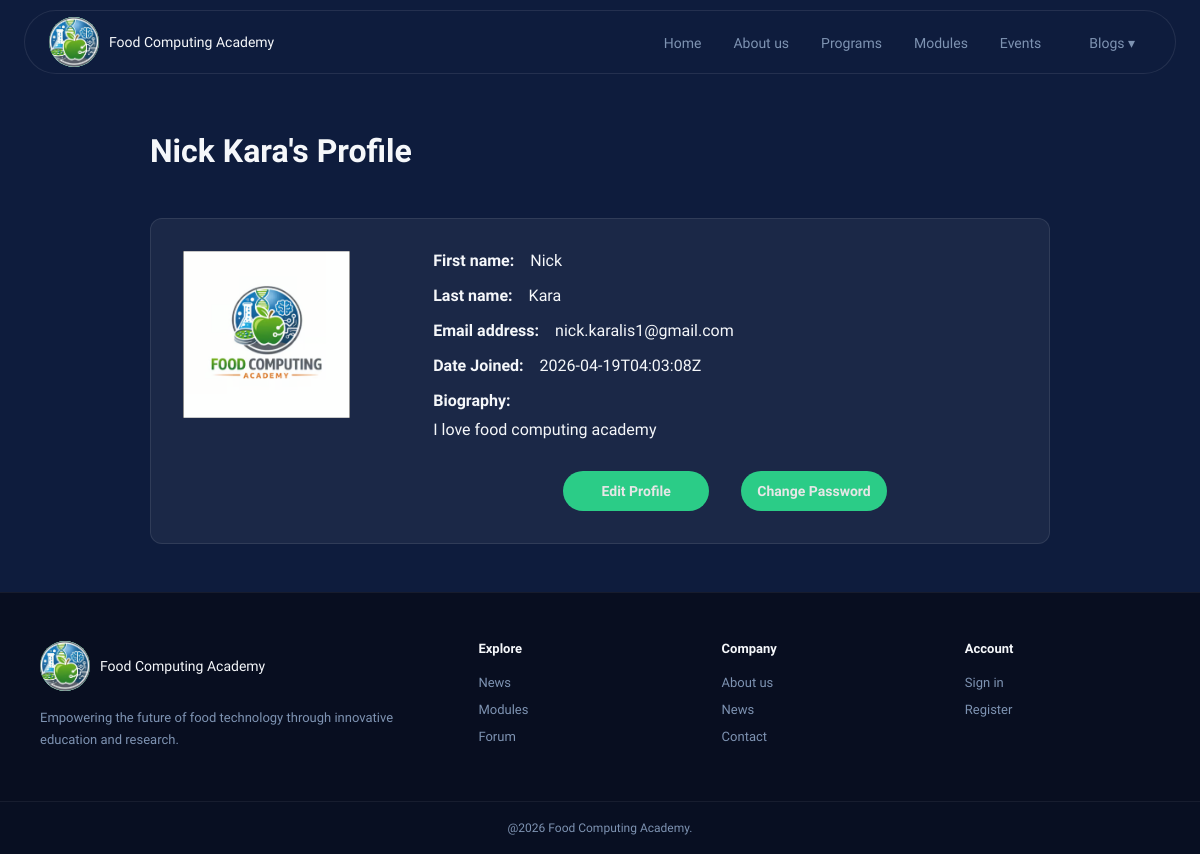
Page /profile/2 (signed in) on the committed database.
### tables this page shows
CREATE TABLE users (
    id              INTEGER PRIMARY KEY AUTOINCREMENT,
    role            TEXT    NOT NULL DEFAULT 'regular' CHECK (role IN ('regular', 'admin')),
    is_paid         INTEGER NOT NULL DEFAULT 0 CHECK (is_paid IN (0, 1)),
    first_name      TEXT    NOT NULL,
    last_name       TEXT    NOT NULL,
    email           TEXT    NOT NULL UNIQUE COLLATE NOCASE,
    password_hash   TEXT    NOT NULL,
    bio             TEXT,
    created_at      TEXT    NOT NULL DEFAULT (strftime('%Y-%m-%dT%H:%M:%SZ', 'now'))
, avatar TEXT);

### backend/api_routing.py (the view, shortened to what this page needs)
    @app.route("/profile/<user_id>", methods=["GET","POST"])
    def profile(user_id):
        if 'user_id' not in session:
            return redirect(url_for('login'))
        conn, cursor = get_db()
        cursor.execute("SELECT id,first_name,last_name,email,created_at,bio,avatar FROM users WHERE users.id = " + str(user_id) + ";")
        table = cursor.fetchone()
        if not table:
            abort(404)
        user = {
            "id" : table[0],
            "first_name" : table[1],
            "last_name" : table[2],
            "email" : table[3],
            "created_at" : table[4],
            "biography" : table[5],
            "avatar" : table[6],
        }
        close_db()
        return render_template("profile_edit.html", user = user)

### backend/database.py (called while the page is built)
def get_db():
    if 'db' not in g:
        BASE_DIR = os.path.dirname(os.path.abspath(__file__))
        DB_PATH = os.path.join(BASE_DIR, '..', 'database', 'food_computing_academy_website.db')
        g.db = sqlite3.connect(DB_PATH)
        g.db.row_factory = sqlite3.Row
        cursor = g.db.cursor()
    return g.db, cursor

### frontend/templates/profile_edit.html (shortened to what this page needs)
 <!DOCTYPE html>
<html lang="en">
<head>
    <link rel="stylesheet" href="{{ url_for('static', filename='styles/styling.css') }}">
    <link rel="stylesheet" href="{{ url_for('static', filename='styles/profile.css') }}">
</head>
<body>
{% include 'nav.html' %}
<div>
    <h1>{{user.first_name}} {{user.last_name}}'s Profile</h1>
    <div id="profileView" class="profile_container">
         <div class="image_container">
            <img src="{{ url_for('static', filename=user.avatar) }}">
        </div>
        <div class="detail_container">
            <div class="texthorizontal">
                <b>First name: </b>
                <p>{{user.first_name}}</p>
            </div>
            <div class="texthorizontal">
                <b>Last name: </b>
                <p >{{user.last_name}}</p>
            </div>
            <div class="texthorizontal">
                <b>Email address: </b>
                <p >{{user.email}}</p>
            </div>
            <div class="texthorizontal">
                <b>Date Joined: </b>
                <p >{{user.created_at}}</p>
            </div>
            <div class="textvertical">
                <b>Biography: </b>
                <p >{{user.biography}}</p>
            </div>
            {% if user.id == session.get('user_id') %}
            <div class="buttonSet">
                <button class="btn-submit" onclick="toggleIds(['profileView','profileEdit'])">Edit Profile</button>
                <a class="btn-submit forcebuttonshape" href="/profile/{{user.id}}/password">Change Password</a>
            </div>
            {% endif %}
        </div>
    </div>
</div>
{% include 'footer.html' %}
</body>
</html>

### frontend/styles/styling.css (style rules this page uses)
*, *::before, *::after { box-sizing: border-box; margin: 0; padding: 0; }
:root { --navy: #0e1c3d; --navy-mid: #192d56; --green: #2bcc87; --green-dark:#179e63; --white: #f5f7fa; --muted: #7e93b2; --card: rgba(255, 255, 255, 0.055); --border: rgba(255, 255, 255, 0.09); }
body { font-family: 'Sora', sans-serif; background: var(--navy); color: var(--white); overflow-x: hidden; }
body { min-height: 100vh; min-height: 100dvh; display: flex; flex-direction: column; }
.btn-submit { width: 100%; background: var(--green); color: rgb(230, 230, 230); border: none; padding: 12px; border-radius: 25px; font-weight: 600; font-size: 14px; font-family: 'Sora', sans-serif; cursor: pointer; margin-top: 1rem; transition: background 0.1s; text-decoration: none; }

### frontend/styles/profile.css (style rules this page uses)
.profile_container { margin: 3rem auto 3rem; width: 75%; padding: 2rem; background: var(--card); border: 1px solid var(--border); border-radius: 12px; display:flex; flex-direction: row; flex-wrap: wrap; gap:10% }
h1 { margin: 3rem auto 3rem; width: 75%; }
.profile_container .image_container { width:20%; }
.profile_container .image_container img { width:100%; object-fit: cover; height:auto; aspect-ratio: 1; }
.profile_container .detail_container { width:70%; display:flex; flex-direction: row; flex-wrap:wrap; gap:1rem; }
.detail_container .texthorizontal, .detail_container .textvertical { width: 100%; }
.textvertical p { margin-top:10px; }
.texthorizontal { display:flex; flex-direction: row; flex-wrap:wrap; gap: 1rem; }
.textvertical { display:flex; flex-direction: column; flex-wrap:wrap; }
.buttonSet { width: 100%; gap:2rem; display:flex; flex-direction: row; flex-wrap:wrap; align-items: center; justify-content: center; }
.buttonSet button, .forcebuttonshape { width: 25%; text-decoration: none; text-align: center; }

### rows in the picture
users: first_name "Nick", last_name "Kara", avatar (picture), email "nick.karalis1@gmail.com", created_at "2026-04-19T04:03:08Z", biography "I love food computing academy"
